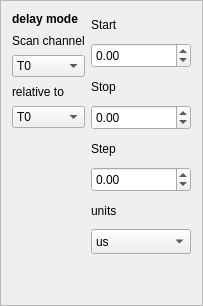
                <widget class="QFrame" name="frame_7">
                 <property name="frameShape">
                  <enum>QFrame::StyledPanel</enum>
                 </property>
                 <property name="frameShadow">
                  <enum>QFrame::Sunken</enum>
                 </property>
                 <layout class="QHBoxLayout" name="horizontalLayout_8">
                  <item>
                   <layout class="QVBoxLayout" name="verticalLayout_3">
                    <item>
                     <widget class="QLabel" name="label_2">
                      <property name="font">
                       <font>
                        <weight>75</weight>
                        <bold>true</bold>
                       </font>
                      </property>
                      <property name="text">
                       <string>delay mode</string>
                      </property>
                     </widget>
                    </item>
                    <item>
                     <widget class="QLabel" name="scanchannel_label">
                      <property name="sizePolicy">
                       <sizepolicy hsizetype="Preferred" vsizetype="Preferred">
                        <horstretch>0</horstretch>
                        <verstretch>0</verstretch>
                       </sizepolicy>
                      </property>
                      <property name="minimumSize">
                       <size>
                        <width>0</width>
                        <height>17</height>
                       </size>
                      </property>
                      <property name="maximumSize">
                       <size>
                        <width>80</width>
                        <height>30</height>
                       </size>
                      </property>
                      <property name="text">
                       <string>Scan channel</string>
                      </property>
                     </widget>
                    </item>
                    <item>
                     <widget class="QComboBox" name="ScanChannelBox">
                      <property name="sizePolicy">
                       <sizepolicy hsizetype="Minimum" vsizetype="Minimum">
                        <horstretch>0</horstretch>
                        <verstretch>0</verstretch>
                       </sizepolicy>
                      </property>
                      <property name="minimumSize">
                       <size>
                        <width>0</width>
                        <height>17</height>
                       </size>
                      </property>
                      <property name="maximumSize">
                       <size>
                        <width>80</width>
                        <height>30</height>
                       </size>
                      </property>
                      <item>
                       <property name="text">
                        <string>T0</string>
                       </property>
                      </item>
                      <item>
                       <property name="text">
                        <string>1b</string>
                       </property>
                      </item>
                      <item>
                       <property name="text">
                        <string>1e</string>
                       </property>
                      </item>
                      <item>
                       <property name="text">
                        <string>2b</string>
                       </property>
                      </item>
                      <item>
                       <property name="text">
                        <string>2e</string>
                       </property>
                      </item>
                      <item>
                       <property name="text">
                        <string>3b</string>
                       </property>
                      </item>
                      <item>
                       <property name="text">
                        <string>3e</string>
                       </property>
                      </item>
                      <item>
                       <property name="text">
                        <string>4b</string>
                       </property>
                      </item>
                      <item>
                       <property name="text">
                        <string>4e</string>
                       </property>
                      </item>
                      <item>
                       <property name="text">
                        <string>5b</string>
                       </property>
                      </item>
                      <item>
                       <property name="text">
                        <string>5e</string>
                       </property>
                      </item>
                      <item>
                       <property name="text">
                        <string>6b</string>
                       </property>
                      </item>
                      <item>
                       <property name="text">
                        <string>6e</string>
                       </property>
                      </item>
                      <item>
                       <property name="text">
                        <string>7b</string>
                       </property>
                      </item>
                      <item>
                       <property name="text">
                        <string>7e</string>
                       </property>
                      </item>
                      <item>
                       <property name="text">
                        <string>8b</string>
                       </property>
                      </item>
                      <item>
                       <property name="text">
                        <string>8e</string>
                       </property>
                      </item>
                      <item>
                       <property name="text">
                        <string>9b</string>
                       </property>
                      </item>
                      <item>
                       <property name="text">
                        <string>9e</string>
                       </property>
                      </item>
                      <item>
                       <property name="text">
                        <string>10b</string>
                       </property>
                      </item>
                      <item>
                       <property name="text">
                        <string>10e</string>
                       </property>
                      </item>
                      <item>
                       <property name="text">
                        <string>11b</string>
                       </property>
                      </item>
                      <item>
                       <property name="text">
                        <string>11e</string>
                       </property>
                      </item>
                      <item>
                       <property name="text">
                        <string>12b</string>
                       </property>
                      </item>
                      <item>
                       <property name="text">
                        <string>12e</string>
                       </property>
                      </item>
                      <item>
                       <property name="text">
                        <string>13b</string>
                       </property>
                      </item>
                      <item>
                       <property name="text">
                        <string>13e</string>
                       </property>
                      </item>
                      <item>
                       <property name="text">
                        <string>14b</string>
                       </property>
                      </item>
                      <item>
                       <property name="text">
                        <string>14e</string>
                       </property>
                      </item>
                      <item>
                       <property name="text">
                        <string>15b</string>
                       </property>
                      </item>
                      <item>
                       <property name="text">
                        <string>15e</string>
                       </property>
                      </item>
                      <item>
                       <property name="text">
                        <string>16b</string>
                       </property>
                      </item>
                      <item>
                       <property name="text">
                        <string>16e</string>
                       </property>
                      </item>
                      <item>
                       <property name="text">
                        <string>17b</string>
                       </property>
                      </item>
                      <item>
                       <property name="text">
                        <string>17e</string>
                       </property>
                      </item>
                      <item>
                       <property name="text">
                        <string>18b</string>
                       </property>
                      </item>
                      <item>
                       <property name="text">
                        <string>18e</string>
                       </property>
                      </item>
                     </widget>
                    </item>
                    <item>
                     <widget class="QLabel" name="scanrel_label">
                      <property name="sizePolicy">
                       <sizepolicy hsizetype="Preferred" vsizetype="Preferred">
                        <horstretch>0</horstretch>
                        <verstretch>0</verstretch>
                       </sizepolicy>
                      </property>
                      <property name="minimumSize">
                       <size>
                        <width>0</width>
                        <height>17</height>
                       </size>
                      </property>
                      <property name="maximumSize">
                       <size>
                        <width>80</width>
                        <height>30</height>
                       </size>
                      </property>
                      <property name="text">
                       <string>relative to</string>
                      </property>
                     </widget>
                    </item>
                    <item>
                     <widget class="QComboBox" name="ScanRelChannelBox">
                      <property name="sizePolicy">
                       <sizepolicy hsizetype="Minimum" vsizetype="Minimum">
                        <horstretch>0</horstretch>
                        <verstretch>0</verstretch>
                       </sizepolicy>
                      </property>
                      <property name="minimumSize">
                       <size>
                        <width>0</width>
                        <height>17</height>
                       </size>
                      </property>
                      <property name="maximumSize">
                       <size>
                        <width>80</width>
                        <height>30</height>
                       </size>
                      </property>
                      <item>
                       <property name="text">
                        <string>T0</string>
                       </property>
                      </item>
                      <item>
                       <property name="text">
                        <string>1b</string>
                       </property>
                      </item>
                      <item>
                       <property name="text">
                        <string>1e</string>
                       </property>
                      </item>
                      <item>
                       <property name="text">
                        <string>2b</string>
                       </property>
                      </item>
                      <item>
                       <property name="text">
                        <string>2e</string>
                       </property>
                      </item>
                      <item>
                       <property name="text">
                        <string>3b</string>
                       </property>
                      </item>
                      <item>
                       <property name="text">
                        <string>3e</string>
                       </property>
                      </item>
                      <item>
                       <property name="text">
                        <string>4b</string>
                       </property>
                      </item>
                      <item>
                       <property name="text">
                        <string>4e</string>
                       </property>
                      </item>
                      <item>
                       <property name="text">
                        <string>5b</string>
                       </property>
                      </item>
                      <item>
                       <property name="text">
                        <string>5e</string>
                       </property>
                      </item>
                      <item>
                       <property name="text">
                        <string>6b</string>
                       </property>
                      </item>
                      <item>
                       <property name="text">
                        <string>6e</string>
                       </property>
                      </item>
                      <item>
                       <property name="text">
                        <string>7b</string>
                       </property>
                      </item>
                      <item>
                       <property name="text">
                        <string>7e</string>
                       </property>
                      </item>
                      <item>
                       <property name="text">
                        <string>8b</string>
                       </property>
                      </item>
                      <item>
                       <property name="text">
                        <string>8e</string>
                       </property>
                      </item>
                      <item>
                       <property name="text">
                        <string>9b</string>
                       </property>
                      </item>
                      <item>
                       <property name="text">
                        <string>9e</string>
                       </property>
                      </item>
                      <item>
                       <property name="text">
                        <string>10b</string>
                       </property>
                      </item>
                      <item>
                       <property name="text">
                        <string>10e</string>
                       </property>
                      </item>
                      <item>
                       <property name="text">
                        <string>11b</string>
                       </property>
                      </item>
                      <item>
                       <property name="text">
                        <string>11e</string>
                       </property>
                      </item>
                      <item>
                       <property name="text">
                        <string>12b</string>
                       </property>
                      </item>
                      <item>
                       <property name="text">
                        <string>12e</string>
                       </property>
                      </item>
                      <item>
                       <property name="text">
                        <string>13b</string>
                       </property>
                      </item>
                      <item>
                       <property name="text">
                        <string>13e</string>
                       </property>
                      </item>
                      <item>
                       <property name="text">
                        <string>14b</string>
                       </property>
                      </item>
                      <item>
                       <property name="text">
                        <string>14e</string>
                       </property>
                      </item>
                      <item>
                       <property name="text">
                        <string>15b</string>
                       </property>
                      </item>
                      <item>
                       <property name="text">
                        <string>15e</string>
                       </property>
                      </item>
                      <item>
                       <property name="text">
                        <string>16b</string>
                       </property>
                      </item>
                      <item>
                       <property name="text">
                        <string>16e</string>
                       </property>
                      </item>
                      <item>
                       <property name="text">
                        <string>17b</string>
                       </property>
                      </item>
                      <item>
                       <property name="text">
                        <string>17e</string>
                       </property>
                      </item>
                      <item>
                       <property name="text">
                        <string>18b</string>
                       </property>
                      </item>
                      <item>
                       <property name="text">
                        <string>18e</string>
                       </property>
                      </item>
                     </widget>
                    </item>
                    <item>
                     <spacer name="verticalSpacer_5">
                      <property name="orientation">
                       <enum>Qt::Vertical</enum>
                      </property>
                      <property name="sizeHint" stdset="0">
                       <size>
                        <width>20</width>
                        <height>40</height>
                       </size>
                      </property>
                     </spacer>
                    </item>
                   </layout>
                  </item>
                  <item>
                   <layout class="QVBoxLayout" name="verticalLayout_11">
                    <item>
                     <widget class="QLabel" name="label_6">
                      <property name="sizePolicy">
                       <sizepolicy hsizetype="Minimum" vsizetype="Minimum">
                        <horstretch>0</horstretch>
                        <verstretch>0</verstretch>
                       </sizepolicy>
                      </property>
                      <property name="minimumSize">
                       <size>
                        <width>100</width>
                        <height>25</height>
                       </size>
                      </property>
                      <property name="maximumSize">
                       <size>
                        <width>200</width>
                        <height>30</height>
                       </size>
                      </property>
                      <property name="text">
                       <string>Start</string>
                      </property>
                     </widget>
                    </item>
                    <item>
                     <widget class="QDoubleSpinBox" name="ScanStartBox">
                      <property name="sizePolicy">
                       <sizepolicy hsizetype="Minimum" vsizetype="Minimum">
                        <horstretch>0</horstretch>
                        <verstretch>0</verstretch>
                       </sizepolicy>
                      </property>
                      <property name="minimumSize">
                       <size>
                        <width>70</width>
                        <height>25</height>
                       </size>
                      </property>
                      <property name="maximumSize">
                       <size>
                        <width>120</width>
                        <height>30</height>
                       </size>
                      </property>
                      <property name="minimum">
                       <double>-10000000.000000000000000</double>
                      </property>
                      <property name="maximum">
                       <double>10000000.000000000000000</double>
                      </property>
                     </widget>
                    </item>
                    <item>
                     <widget class="QLabel" name="label_7">
                      <property name="sizePolicy">
                       <sizepolicy hsizetype="Minimum" vsizetype="Minimum">
                        <horstretch>0</horstretch>
                        <verstretch>0</verstretch>
                       </sizepolicy>
                      </property>
                      <property name="minimumSize">
                       <size>
                        <width>100</width>
                        <height>25</height>
                       </size>
                      </property>
                      <property name="maximumSize">
                       <size>
                        <width>200</width>
                        <height>30</height>
                       </size>
                      </property>
                      <property name="text">
                       <string>Stop</string>
                      </property>
                     </widget>
                    </item>
                    <item>
                     <widget class="QDoubleSpinBox" name="ScanStopBox">
                      <property name="sizePolicy">
                       <sizepolicy hsizetype="Minimum" vsizetype="Minimum">
                        <horstretch>0</horstretch>
                        <verstretch>0</verstretch>
                       </sizepolicy>
                      </property>
                      <property name="minimumSize">
                       <size>
                        <width>70</width>
                        <height>25</height>
                       </size>
                      </property>
                      <property name="maximumSize">
                       <size>
                        <width>120</width>
                        <height>30</height>
                       </size>
                      </property>
                      <property name="minimum">
                       <double>-10000000.000000000000000</double>
                      </property>
                      <property name="maximum">
                       <double>10000000.000000000000000</double>
                      </property>
                     </widget>
                    </item>
                    <item>
                     <widget class="QLabel" name="label_8">
                      <property name="sizePolicy">
                       <sizepolicy hsizetype="Minimum" vsizetype="Minimum">
                        <horstretch>100</horstretch>
                        <verstretch>30</verstretch>
                       </sizepolicy>
                      </property>
                      <property name="minimumSize">
                       <size>
                        <width>100</width>
                        <height>25</height>
                       </size>
                      </property>
                      <property name="maximumSize">
                       <size>
                        <width>200</width>
                        <height>30</height>
                       </size>
                      </property>
                      <property name="text">
                       <string>Step</string>
                      </property>
                     </widget>
                    </item>
                    <item>
                     <widget class="QDoubleSpinBox" name="ScanStepBox">
                      <property name="sizePolicy">
                       <sizepolicy hsizetype="Minimum" vsizetype="Minimum">
                        <horstretch>0</horstretch>
                        <verstretch>0</verstretch>
                       </sizepolicy>
                      </property>
                      <property name="minimumSize">
                       <size>
                        <width>70</width>
                        <height>25</height>
                       </size>
                      </property>
                      <property name="maximumSize">
                       <size>
                        <width>120</width>
                        <height>30</height>
                       </size>
                      </property>
                      <property name="minimum">
                       <double>-1000000.000000000000000</double>
                      </property>
                      <property name="maximum">
                       <double>10000000.000000000000000</double>
                      </property>
                     </widget>
                    </item>
                    <item>
                     <widget class="QLabel" name="label_16">
                      <property name="sizePolicy">
                       <sizepolicy hsizetype="Minimum" vsizetype="Minimum">
                        <horstretch>0</horstretch>
                        <verstretch>0</verstretch>
                       </sizepolicy>
                      </property>
                      <property name="minimumSize">
                       <size>
                        <width>0</width>
                        <height>25</height>
                       </size>
                      </property>
                      <property name="maximumSize">
                       <size>
                        <width>16777215</width>
                        <height>30</height>
                       </size>
                      </property>
                      <property name="text">
                       <string>units</string>
                      </property>
                     </widget>
                    </item>
                    <item>
                     <widget class="QComboBox" name="ScanUnitBox">
                      <property name="sizePolicy">
                       <sizepolicy hsizetype="Minimum" vsizetype="Minimum">
                        <horstretch>0</horstretch>
                        <verstretch>0</verstretch>
                       </sizepolicy>
                      </property>
                      <property name="minimumSize">
                       <size>
                        <width>70</width>
                        <height>25</height>
                       </size>
                      </property>
                      <property name="maximumSize">
                       <size>
                        <width>120</width>
                        <height>30</height>
                       </size>
                      </property>
                      <item>
                       <property name="text">
                        <string>us</string>
                       </property>
                      </item>
                      <item>
                       <property name="text">
                        <string>ms</string>
                       </property>
                      </item>
                      <item>
                       <property name="text">
                        <string>s</string>
                       </property>
                      </item>
                     </widget>
                    </item>
                    <item>
                     <spacer name="verticalSpacer">
                      <property name="orientation">
                       <enum>Qt::Vertical</enum>
                      </property>
                      <property name="sizeHint" stdset="0">
                       <size>
                        <width>20</width>
                        <height>40</height>
                       </size>
                      </property>
                     </spacer>
                    </item>
                   </layout>
                  </item>
                 </layout>
                </widget>
